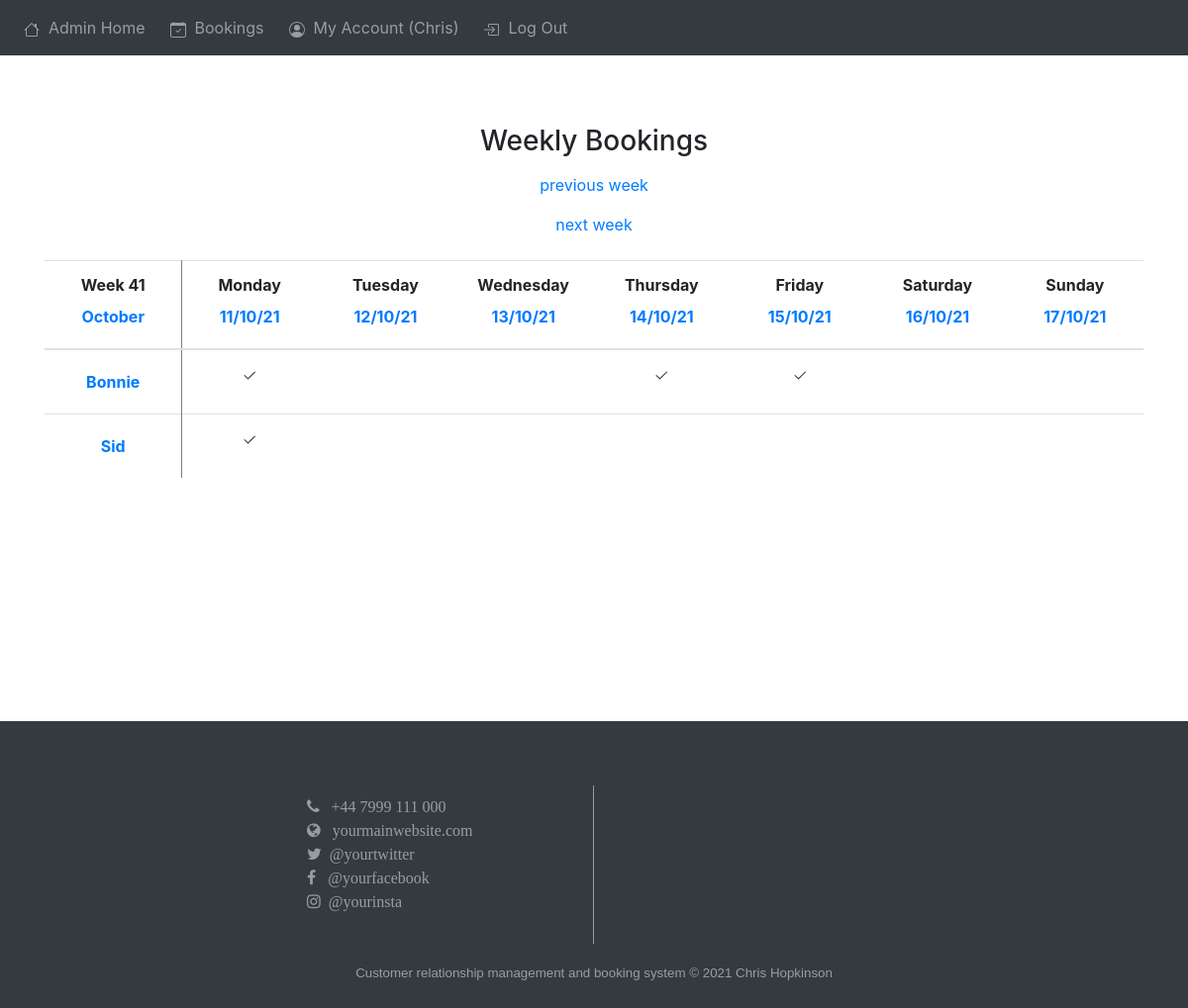
Screenshot of /admin_view_bookings/41/2021 (signed in) with the database file from the repository.
### web/models.py (models this page shows, shortened)
class User(db.Model, UserMixin):
    id = db.Column(db.Integer, primary_key=True)
    email = db.Column(db.String(150), unique=True)
    username = db.Column(db.String(50), unique=True)
    password = db.Column(db.String(50))
    notes = db.relationship("Note")
    dogs = db.relationship("Dog")
    address_1 = db.Column(db.String(150), unique=True)
    post_code = db.Column(db.String(15))
    phone = db.Column(db.String(15))
    first_name = db.Column(db.String(25))
    surname = db.Column(db.String(25))
    role = db.Column(db.String(20), default="user")

class Dog(db.Model):
    id = db.Column(db.Integer, primary_key=True)
    name = db.Column(db.String(50))
    owner = db.relationship("User")
    owner_id = db.Column(db.Integer, db.ForeignKey("user.id"))
    breed = db.Column(db.String(100))
    gender = db.Column(db.String(50))
    age = db.Column(db.Integer)
    attendance = db.relationship("Attendance")

### web/admin.py (the view)
@admin.route(
    "/admin_view_bookings/<int:iso_week>/<int:iso_year>", methods=["GET", "POST"]
)
@admin.route("/admin_view_bookings/<int:iso_week>", methods=["GET", "POST"])
@admin.route("/admin_view_bookings", methods=["GET", "POST"])
@login_required
@admin_required
def admin_view_week(
    iso_week=datetime.date(
        datetime.datetime.now().year,
        datetime.datetime.now().month,
        datetime.datetime.now().day,
    ).isocalendar()[1],
    iso_year=datetime.datetime.now().year,
):
    from .models import Dog, Attendance
    from . import db
    current_year = datetime.datetime.now().year
    current_month = datetime.datetime.now().month
    current_day = datetime.datetime.now().day
    if not iso_week:
        iso_week = datetime.date(
            current_year, current_month, current_day
        ).isocalendar()[1]
    if not iso_year:
        iso_year = datetime.date(
            current_year, current_month, current_day
        ).isocalendar()[0]
    iso_week = int(iso_week)
    iso_year = int(iso_year)
    if iso_week == 53:
        iso_week = 1
        iso_year += 1
    elif iso_week == 0:
        iso_week = 52
        iso_year -= 1
    for_date_monday = f"{iso_year}-W{iso_week}"
    monday = datetime.datetime.strptime(for_date_monday + "-1", "%G-W%V-%u")
    tuesday = monday + datetime.timedelta(days=1)
    wednesday = monday + datetime.timedelta(days=2)
    thursday = monday + datetime.timedelta(days=3)
    friday = monday + datetime.timedelta(days=4)
    saturday = monday + datetime.timedelta(days=5)
    sunday = monday + datetime.timedelta(days=6)
    iso_month = thursday.month
    from . import db
    dog_list = db.session.query(Dog).all()
    week_dict = []
    iso_week = int(iso_week)
    iso_year = int(iso_year)
    week_dates = [
        (
            f"{monday.day}/{monday.month}/{str(monday.year)[2:]}",
            monday.day,
            monday.month,
        ),
        (
            f"{tuesday.day}/{tuesday.month}/{str(tuesday.year)[2:]}",
            tuesday.day,
            tuesday.month,
        ),
        (
            f"{wednesday.day}/{wednesday.month}/{str(wednesday.year)[2:]}",
            wednesday.day,
            wednesday.month,
        ),
        (
            f"{thursday.day}/{thursday.month}/{str(thursday.year)[2:]}",
            thursday.day,
            thursday.month,
        ),
        (
            f"{friday.day}/{friday.month}/{str(friday.year)[2:]}",
            friday.day,
            friday.month,
        ),
        (
            f"{saturday.day}/{saturday.month}/{str(saturday.year)[2:]}",
            saturday.day,
            saturday.month,
        ),
        (
            f"{sunday.day}/{sunday.month}/{str(sunday.year)[2:]}",
            sunday.day,
            sunday.month,
        ),
    ]
    months_list = [
        "January",
        "February",
        "March",
        "April",
        "May",
        "June",
        "July",
        "August",
        "September",
        "October",
        "November",
        "December",
    ]
    dog_dict = {
        "Dog": "",
        "Monday": 0,
        "Tuesday": 0,
        "Wednesday": 0,
        "Thursday": 0,
        "Friday": 0,
        "Saturday": 0,
        "Sunday": 0,
    }
    for dog in dog_list:
        dict_ = dog_dict.copy()
        dict_["Dog"] = [dog.name, dog.id]
        for a in dog.attendance:
            if a.iso_year == iso_year and a.iso_week == iso_week:
                if a.day == monday.day:
                    dict_["Monday"] = monday.day
                elif a.day == tuesday.day:
                    dict_["Tuesday"] = tuesday.day
                elif a.day == wednesday.day:
                    dict_["Wednesday"] = wednesday.day
                elif a.day == thursday.day:
                    dict_["Thursday"] = thursday.day
                elif a.day == friday.day:
                    dict_["Friday"] = friday.day
                dict_["Saturday"] = 0
                dict_[
                    "Sunday"
                ] = 0  #  append 2 exrra 0's for saturday  and sunday as no need to check them for this app
        if (
            dict_["Monday"] == 0
            and dict_["Tuesday"] == 0
            and dict_["Wednesday"] == 0
            and dict_["Thursday"] == 0
            and dict_["Friday"] == 0
        ):
            dict_.clear()
        else:
            week_dict.append(dict_.copy())
            dict_.clear()
    return render_template(
        "admin_view_week.html",
        user=current_user,
        week=week_dict,
        week_dates=week_dates,
        iso_week=iso_week,
        iso_year=iso_year,
        month_num=iso_month,
        iso_month=months_list[iso_month - 1],
    )

### web/__init__.py (called while the page is built)
def create_app():
    app = Flask(__name__)
    app.config.from_object("config")
    app.static_folder = "static"
    db.init_app(app)
    from .models import User
    from .views import views
    from .auth import auth
    from .admin import admin
    login_manager = LoginManager()
    login_manager.login_view = "auth.login"
    login_manager.init_app(app)
    app.register_blueprint(views, url_prefix="/")
    app.register_blueprint(auth, url_prefix="/")
    app.register_blueprint(admin, url_prefix="/")
    app.register_error_handler(404, page_not_found_404)
    app.register_error_handler(500, internal_server_error_500)
    create_db(app)
    @login_manager.user_loader
    def load_user(id):
        return User.query.get(int(id))
    return app

### web/admin.py (called while the page is built)
def admin_required(f):
    @wraps(f)
    def wrap(*args, **kwargs):
        if current_user.role == "admin":
            return f(*args, **kwargs)
        else:
            flash("You need to be an admin to view this page.", category="error")
            return redirect(url_for("views.index"))
    return wrap

### web/templates/admin_view_week.html (shortened to what this page needs)
{% extends "base.html" %} {% block title %}Weekly Bookings - {{config['SITE_NAME']}}{% endblock %}  {% block content %}
<div class="calendar-header" align="center">
  <h3 align="center" style="margin-top: 5%">Weekly Bookings</h3>
  <p style="width: 300px; text-align: center" align="center">
    <span style="text-align: center" align="center"
      ><a
        class="nav-item nav-link"
        id="previous week"
        href="/admin_view_bookings/{{iso_week - 1}}/{{iso_year}}"
        >previous week</a
      ><a
        class="nav-item nav-link"
        id="next month"
        href="/admin_view_bookings/{{iso_week + 1}}/{{iso_year}}"
        >next week</a
      ></span
    >
  </p>
</div>
<div class="view">
  <div class="wrapper">
    <div style="overflow-x: auto">
      <table class="table table-hover" align="center">
        <thead>
          <tr style="text-align: center; vertical-align: middle">
            <th scope="col" class="sticky-col">
              Week {{iso_week}}<br /><a
              class="nav-item nav-link"
              id="view_owner"
              href="/admin_spreadsheet/{{month_num}}"
              >{{iso_month}}</a>
            </th>
            <th scope="col">
              Monday<br />
              <a
              class="nav-item nav-link"
              id="view_owner"
              href="/admin_today/{{week_dates.0.2}}/{{week_dates.0.1}}"
              >{{week_dates.0.0}}</a>
            </th>
            <th scope="col">
              Tuesday<br />
              <a
              class="nav-item nav-link"
              id="view_owner"
              href="/admin_today/{{week_dates.1.2}}/{{week_dates.1.1}}"
              >
              {{week_dates.1.0}}</a>
            </th>
            <th scope="col">
              Wednesday<br />
              <a
              class="nav-item nav-link"
              id="view_owner"
              href="/admin_today/{{week_dates.2.2}}/{{week_dates.2.1}}"
              >
              {{week_dates.2.0}}</a>
            </th>
            <th scope="col">
              Thursday<br />
              <a
              class="nav-item nav-link"
              id="view_owner"
              href="/admin_today/{{week_dates.3.2}}/{{week_dates.3.1}}"
              >
              {{week_dates.3.0}}</a>
            </th>
            <th scope="col">
              Friday<br />
              <a
              class="nav-item nav-link"
              id="view_owner"
              href="/admin_today/{{week_dates.4.2}}/{{week_dates.4.1}}"
              >
              {{week_dates.4.0}}</a>
            </th>
            <th scope="col">
              Saturday<br />
              <a
              class="nav-item nav-link"
              id="view_owner"
              href="/admin_today/{{week_dates.5.2}}/{{week_dates.5.1}}"
              >
              {{week_dates.5.0}}</a>
            </th>
            <th scope="col">
              Sunday<br />
              <a
              class="nav-item nav-link"
              id="view_owner"
              href="/admin_today/{{week_dates.6.2}}/{{week_dates.6.1}}"
              >
              {{week_dates.6.0}}</a>
            </th>
          </tr>
        </thead>
        <tbody>
          {% for x in week %}
          <tr style="text-align: center">
            {% for key, value in x.items() %} {% if loop.index == 1 %}
            <td class="sticky-col"><b><a
              class="nav-item nav-link"
              id="view_dog"
              href="/admin_dogs/{{value.1}}"
              >{{value.0}}</a></b></td>
            {% elif value == 0 %}
            <td></td>
            {% else %}
            <td>
              <svg
                xmlns="http://www.w3.org/2000/svg"
                width="16"
                height="16"
                fill="currentColor"
                class="bi bi-check2"
                viewBox="0 0 16 16"
              >
                <path
                  d="M13.854 3.646a.5.5 0 0 1 0 .708l-7 7a.5.5 0 0 1-.708 0l-3.5-3.5a.5.5 0 1 1 .708-.708L6.5 10.293l6.646-6.647a.5.5 0 0 1 .708 0z"
                />
              </svg>
            </td>
            {% endif %} {% endfor %}
          </tr>
          {% endfor %}
        </tbody>
      </table>
    </div>
  </div>
</div>
<div id="filler" style="height: 200px; width: 100%"></div>
{% endblock %}

### web/templates/base.html (shortened to what this page needs)
<!DOCTYPE html>
<html lang="en">
  <head>
    <link
      rel="stylesheet"
      href="https://stackpath.bootstrapcdn.com/bootstrap/4.4.1/css/bootstrap.min.css"
    />
    <link
      rel="stylesheet"
      href="https://stackpath.bootstrapcdn.com/font-awesome/4.7.0/css/font-awesome.min.css"
    />
  </head>
  <body>
    <div class="navbarr">
      <nav class="navbar navbar-expand-lg navbar-dark bg-dark">
        <div class="collapse navbar-collapse" id="navbar">
          <div class="navbar-nav">
            {% if not user.is_authenticated %}
            <a class="nav-item nav-link" id="login" href="/login">Log In</a>
            <a class="nav-item nav-link" id="signup" href="/signup">Sign Up</a>
            {% else %} {% if user.role=="admin" %}
            <a class="nav-item nav-link" id="admin" href="/admin">
              &nbsp;Admin Home&nbsp;&nbsp;</a
            >
            <a
              class="nav-item nav-link"
              id="view_bookings"
              href="/view_bookings"
              >
              &nbsp;Bookings&nbsp;&nbsp;</a
            >
            {% endif %}
            <a class="nav-item nav-link" id="my_account" href="/my_account">
              &nbsp;My Account ({{ current_user.username }})&nbsp;&nbsp;</a
            >
            <a class="nav-item nav-link" id="logout" href="/logout">
              &nbsp;Log Out&nbsp;&nbsp;</a
            >
            {% endif %}
          </div>
        </div>
      </nav>
    </div>
    <div style="width: 100%; height: 20px; margin-top: 50px"></div>
    <div class="container">{% block content %} {% endblock %}</div>
    <footer id="footer">
      <div class="copyright-foot">{% block breadcrumbs %} {% endblock %}</div>
      <div class="footer-internal">
        <div class="footer-div"></div>
        <div
          class="footer-div"
          style="
            border-style: none solid none none;
            border-width: 1px;
            padding-top: 10px;
            padding-left: 10px;
          "
        >
          <i class="fa fa-phone">&nbsp;&nbsp;&nbsp;+44 7999 111 000</i><br />
          <i class="fa fa-globe">&nbsp;&nbsp;&nbsp;yourmainwebsite.com</i><br />
          <i class="fa fa-twitter">&nbsp;&nbsp;@yourtwitter</i><br />
          <i class="fa fa-facebook">&nbsp;&nbsp;&nbsp;@yourfacebook</i><br />
          <i class="fa fa-instagram">&nbsp;&nbsp;@yourinsta</i><br />
        </div>
        <div class="footer-div" style="padding-top: 10px; padding-left: 10px">
          <br />
          <br />
          <br />
          <br />
        </div>
        <div class="footer-div"></div>
      </div>
      <div class="copyright-foot">
        <p>
          <br />Customer relationship management and booking system &copy; 2021
          Chris Hopkinson
        </p>
      </div>
    </footer>
  </body>
</html>

### web/templates/base.html (style rules this page uses)
#footer { width: 100%; position: absolute; height: 10rem; margin-top: 30px; color: rgb(154, 157, 160); font-family: Arial, Helvetica, sans-serif; font-size: medium; vertical-align: middle; }
.footer-internal { width: 100%; height: 100%; display: grid; grid-template-columns: 1fr 1fr 1fr 1fr; }
.footer-div { text-align: left; background-color: rgb(52, 58, 64); height: 100%; vertical-align: middle; }
.copyright-foot { width: 100%; height: 65px; background-color: rgb(52, 58, 64); text-align: center; font-size: smaller; }
.navbarr { overflow: hidden; position: fixed; top: 0; z-index: 10; width: 100%; }

### web/templates/admin_view_week.html (style rules this page uses)
.view { margin: auto; }
.wrapper { position: relative; overflow: auto; white-space: nowrap; }
.sticky-col { position: -webkit-sticky; position: sticky; left: 0; background-color: white; border-right: 1px solid gray; }

### rows the page displays
User: username "Chris"
Dog: name "Bonnie"
Dog: name "Sid"

### other values shown
{{ iso_week }} "41"
{{ iso_month }} "October"
{{ week_dates.0.0 }} "11/10/21"
{{ week_dates.1.0 }} "12/10/21"
{{ week_dates.2.0 }} "13/10/21"
{{ week_dates.3.0 }} "14/10/21"
{{ week_dates.4.0 }} "15/10/21"
{{ week_dates.5.0 }} "16/10/21"
{{ week_dates.6.0 }} "17/10/21"
